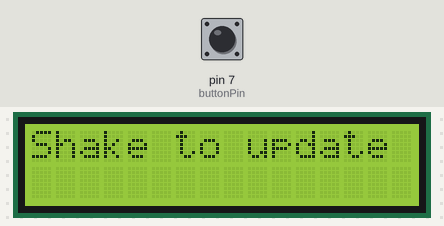
The sketch below on a simulated Arduino Uno, built with avr-gcc and run on an emulated ATmega328P. Parts: 16×2 character LCD. The inputs (shaded band) are chosen by the test bench; at power-on: pin 7 (buttonPin) HIGH. Random numbers use the default seed unless the sketch sets one.

Above: at 1.2 s.
1.3 s: pin 7 (buttonPin) pulled LOW for 3.2 s
At 2.5 s:
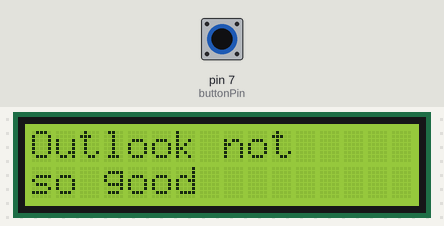
6.9 s: pin 7 (buttonPin) pulled LOW for 0.15 s
At 7.9 s:
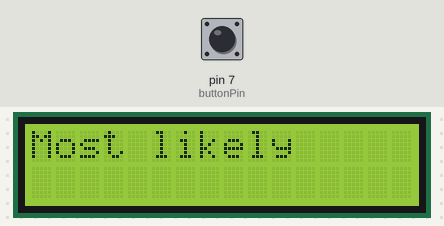
10.0 s: pin 7 (buttonPin) pulled LOW for 1 s
At 11.5 s:
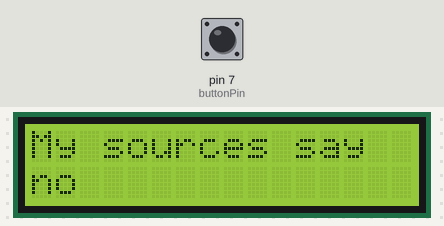
13.5 s: pin 7 (buttonPin) pulled LOW for 0.15 s
At 14.2 s:
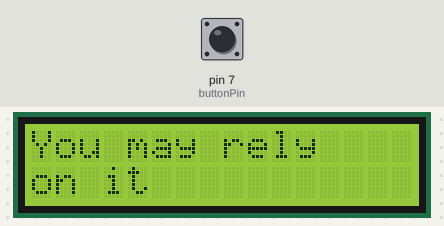
16.6 s: pin 7 (buttonPin) pulled LOW for 0.15 s
At 17.7 s:
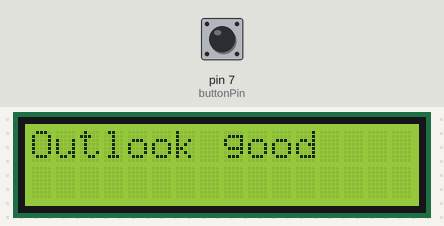
19.7 s: pin 7 (buttonPin) pulled LOW for 1 s
At 20.1 s:
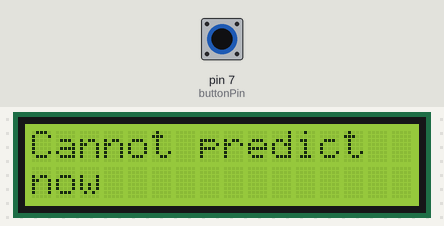
Timing chart, 0 to 22.7 s (numbered marks = the images above; inputs shaded):
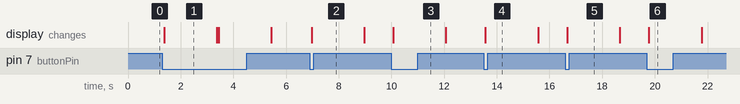

Measured:
- after the input at 1.3 s, the display: changes after 0.07 s (image 1)
- after the input at 6.9 s, the display: changes after 0.07 s (image 2)
- after the input at 10.0 s, the display: changes after 0.07 s (image 3)
- after the input at 13.5 s, the display: changes after 0.07 s (image 4)
- after the input at 16.6 s, the display: changes after 0.07 s (image 5)
- after the input at 19.7 s, the display: changes after 0.07 s (image 6)
- what the display in image 1 shows lasts 2.0 s, from 1.4 s to 3.4 s

The sketch:

magic_8_ball_fixed.ino
```cpp
#include <LiquidCrystal.h> //Include the LCD library

// constants won't change. They're used here to
// set pin numbers:
const int buttonPin = 7;     // the number of the pushbutton pin

// variables (ints,floats etc) will change:
int buttonState = 0;  // variable for reading the pushbutton status

int flag = 0;      //'flag' variable, used to indicate whether the intial message has already been printed

LiquidCrystal lcd(12, 11, 5, 4, 3, 2); // these are the pins connected to the display.

void setup() //Runs once when the board is powered up
{
  // initialize the LED pin as an output:
  pinMode(buttonPin, INPUT);
  //How columns, rows
  lcd.begin(16,2);
  //start with blank screen
  lcd.clear();
  //set cursor to column 0, row 0
  lcd.setCursor(0,0);

}

// End of the setup. Now moving to the loop, the main function of Arduino.

void loop()
{

  buttonState = digitalRead(buttonPin);  // read the state of the pushbutton value:

  // check if the tilt switch have move.
  // if it is, the buttonState is LOW:
  if (buttonState == LOW)
  {
    flag = 0; //reset flag

    //Reset the LCD display

    lcd.begin(16,2);  //columns, rows
    lcd.clear();  //start with blank screen
    lcd.setCursor(0,0);  //set cursor to column 0, row 0

      int randomNumber = random(0, 10); // random chooses a number at random (supprise) between
    // the range of 0 and 9.

    switch (randomNumber) { //Here, we're using a switch statement that takes the random number generated above
      //and selects the appropriate case below.

    case 0:
      lcd.print("You may rely"); //The first line of the LCD display
      lcd.setCursor(0,1); // Move the cursor to the first (0) block but on the second (1) line.
      lcd.print("on it");
      break; //break out

    case 1:
      lcd.print("It is certain");
      break;

    case 2:
      lcd.print("Outlook good");
      break;

    case 3:
      lcd.print("Most likely");  //no space to make output look good
      break;

    case 4:
      lcd.print("Cannot predict");
      lcd.setCursor(0,1);
      lcd.print("now");
      break;

    case 5:
      lcd.print("Results are");
      lcd.setCursor(0,1);
      lcd.print("cloudy");
      break;

    case 6:
      lcd.print("Better not");
      lcd.setCursor(0,1);
      lcd.print("tell you now");
      break;

    case 7:
      lcd.print("Outlook not");
      lcd.setCursor(0,1);
      lcd.print("so good");
      break;

    case 8:
      lcd.print("My sources say");
      lcd.setCursor(0,1);
      lcd.print("no");
      break;

    case 9:
      lcd.print("Very doubtful");
      break;
    }
    delay(2000);
  }

  if (flag == 0) //if the flag hasn't been set to one, display initial message
  {
    lcd.clear(); // clear the LCD display. Alternatively we could display:
    lcd.print("Shake to update");
    flag = 1;  //prevent the initial message refreshing constantly
  };
}

//End of sketch. The program will now fire to the top of the "void loop()" function and start again.
```
